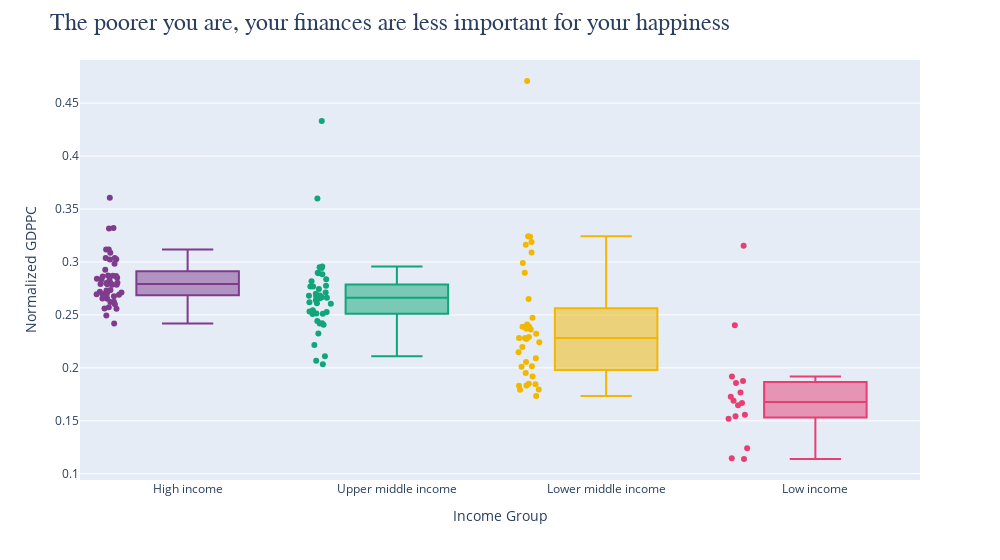

Here is the notebook cell this chart was saved with:
### Code cell
px.box(merged_df_2,
       x="Income_group",
       y="normalized_GDPPC",
       color="Income_group",
       color_discrete_sequence=px.colors.qualitative.Bold,         # This is for Income
       points="all",
       hover_data="Country",
       width=1000).update_layout(showlegend=False).update_layout(
           title={
               'text': "The poorer you are, your finances are less important for your happiness",  # Add your desired title here
               'font': {
                   'family': "Playfair Display",  # Specify the font family here
                    'size': 24  # You can adjust the size if needed
                    },
                    },
                    yaxis_title="Normalized GDPPC",
                    xaxis_title="Income Group",
    showlegend=False  # Hide the legend
)

### Figure 1 — Plotly figure (JSON) as saved in the notebook; plotly's stock layout.template omitted (floating-point values rounded to 4 significant figures)
{"data": [{"alignmentgroup": "True", "boxpoints": "all", "customdata": [["Finland"], ["Denmark"], ["Iceland"], ["Switzerland"], ["Netherlands"], ["Luxembourg"], ["Sweden"], ["Norway"], ["New Zealand"], ["Austria"], ["Australia"], ["Ireland"], ["Germany"], ["Canada"], ["United States"], ["United Kingdom"], ["Czechia"], ["Belgium"], ["France"], ["Bahrain"], ["Slovenia"], ["United Arab Emirates"], ["Saudi Arabia"], ["Singapore"], ["Romania"], ["Spain"], ["Uruguay"], ["Italy"], ["Malta"], ["Lithuania"], ["Slovakia"], ["Estonia"], ["Panama"], ["Latvia"], ["Chile"], ["Croatia"], ["Poland"], ["Kuwait"], ["Hungary"], ["Japan"], ["Portugal"], ["Greece"], ["South Korea"], ["North Cyprus"], ["Russia"], ["Hong Kong S.A.R. of China"], ["Bulgaria"]], "hovertemplate": "Income_group=%{x}<br>normalized_GDPPC=%{y}<br>Country=%{customdata[0]}<extra></extra>", "legendgroup": "High income", "marker": {"color": "rgb(127, 60, 141)"}, "name": "High income", "notched": false, "offsetgroup": "High income", "orientation": "v", "showlegend": true, "type": "box", "x": ["High income", "High income", "High income", "High income", "High income", "High income", "High income", "High income", "High income", "High income", "High income", "High income", "High income", "High income", "High income", "High income", "High income", "High income", "High income", "High income", "High income", "High income", "High income", "High income", "High income", "High income", "High income", "High income", "High income", "High income", "High income", "High income", "High income", "High income", "High income", "High income", "High income", "High income", "High income", "High income", "High income", "High income", "High income", "High income", "High income", "High income", "High income"], "x0": " ", "xaxis": "x", "y": [0.2419, 0.2557, 0.2562, 0.2697, 0.2623, 0.2984, 0.26, 0.2711, 0.2572, 0.2696, 0.2653, 0.3023, 0.2735, 0.2685, 0.2841, 0.2689, 0.2623, 0.2802, 0.2786, 0.2789, 0.273, 0.3038, 0.2867, 0.3316, 0.2654, 0.2792, 0.2495, 0.2837, 0.2851, 0.2799, 0.2716, 0.2828, 0.2718, 0.2803, 0.2675, 0.2784, 0.2871, 0.3118, 0.2871, 0.3039, 0.2926, 0.2863, 0.3119, 0.3321, 0.3087, 0.3607, 0.3026], "y0": " ", "yaxis": "y"}, {"alignmentgroup": "True", "boxpoints": "all", "customdata": [["Costa Rica"], ["Kosovo"], ["Brazil"], ["Guatemala"], ["Kazakhstan"], ["Serbia"], ["Mexico"], ["El Salvador"], ["Mauritius"], ["Argentina"], ["Thailand"], ["Moldova"], ["Jamaica"], ["Belarus"], ["Colombia"], ["Bosnia and Herzegovina"], ["Mongolia"], ["Dominican Republic"], ["Malaysia"], ["China"], ["Paraguay"], ["Peru"], ["Montenegro"], ["Ecuador"], ["Turkmenistan"], ["Armenia"], ["Libya"], ["Indonesia"], ["North Macedonia"], ["Albania"], ["South Africa"], ["Azerbaijan"], ["Algeria"], ["Ukraine"], ["Georgia"], ["Gabon"], ["Iraq"], ["Iran"], ["Turkey"], ["Namibia"], ["Botswana"]], "hovertemplate": "Income_group=%{x}<br>normalized_GDPPC=%{y}<br>Country=%{customdata[0]}<extra></extra>", "legendgroup": "Upper middle income", "marker": {"color": "rgb(17, 165, 121)"}, "name": "Upper middle income", "notched": false, "offsetgroup": "Upper middle income", "orientation": "v", "showlegend": true, "type": "box", "x": ["Upper middle income", "Upper middle income", "Upper middle income", "Upper middle income", "Upper middle income", "Upper middle income", "Upper middle income", "Upper middle income", "Upper middle income", "Upper middle income", "Upper middle income", "Upper middle income", "Upper middle income", "Upper middle income", "Upper middle income", "Upper middle income", "Upper middle income", "Upper middle income", "Upper middle income", "Upper middle income", "Upper middle income", "Upper middle income", "Upper middle income", "Upper middle income", "Upper middle income", "Upper middle income", "Upper middle income", "Upper middle income", "Upper middle income", "Upper middle income", "Upper middle income", "Upper middle income", "Upper middle income", "Upper middle income", "Upper middle income", "Upper middle income", "Upper middle income", "Upper middle income", "Upper middle income", "Upper middle income", "Upper middle income"], "x0": " ", "xaxis": "x", "y": [0.2407, 0.211, 0.2323, 0.2034, 0.2676, 0.2509, 0.2533, 0.2067, 0.2621, 0.2668, 0.2605, 0.242, 0.2215, 0.2682, 0.2512, 0.2545, 0.2418, 0.268, 0.2957, 0.2701, 0.2526, 0.2513, 0.2836, 0.2444, 0.2711, 0.2657, 0.2769, 0.2638, 0.2894, 0.2768, 0.2744, 0.2818, 0.2661, 0.2775, 0.295, 0.2942, 0.2609, 0.2885, 0.3598, 0.2898, 0.4331], "y0": " ", "yaxis": "y"}, {"alignmentgroup": "True", "boxpoints": "all", "customdata": [["Nicaragua"], ["Uzbekistan"], ["Honduras"], ["Philippines"], ["Kyrgyzstan"], ["Bolivia"], ["Vietnam"], ["Tajikistan"], ["Nepal"], ["Ivory Coast"], ["Bangladesh"], ["Laos"], ["Morocco"], ["Cameroon"], ["Senegal"], ["Guinea"], ["Ghana"], ["Cambodia"], ["Benin"], ["Comoros"], ["Nigeria"], ["Kenya"], ["Tunisia"], ["Pakistan"], ["Eswatini, Kingdom of"], ["Myanmar"], ["Sri Lanka"], ["Egypt"], ["Mauritania"], ["Jordan"], ["India"], ["Zambia"], ["Tanzania"], ["Lesotho"], ["Zimbabwe"], ["Lebanon"]], "hovertemplate": "Income_group=%{x}<br>normalized_GDPPC=%{y}<br>Country=%{customdata[0]}<extra></extra>", "legendgroup": "Lower middle income", "marker": {"color": "rgb(242, 183, 1)"}, "name": "Lower middle income", "notched": false, "offsetgroup": "Lower middle income", "orientation": "v", "showlegend": true, "type": "box", "x": ["Lower middle income", "Lower middle income", "Lower middle income", "Lower middle income", "Lower middle income", "Lower middle income", "Lower middle income", "Lower middle income", "Lower middle income", "Lower middle income", "Lower middle income", "Lower middle income", "Lower middle income", "Lower middle income", "Lower middle income", "Lower middle income", "Lower middle income", "Lower middle income", "Lower middle income", "Lower middle income", "Lower middle income", "Lower middle income", "Lower middle income", "Lower middle income", "Lower middle income", "Lower middle income", "Lower middle income", "Lower middle income", "Lower middle income", "Lower middle income", "Lower middle income", "Lower middle income", "Lower middle income", "Lower middle income", "Lower middle income", "Lower middle income"], "x0": " ", "xaxis": "x", "y": [0.1792, 0.2011, 0.1845, 0.2148, 0.1834, 0.2242, 0.2283, 0.1796, 0.183, 0.209, 0.2056, 0.241, 0.2387, 0.1917, 0.1849, 0.1734, 0.2281, 0.2196, 0.2015, 0.1951, 0.237, 0.2272, 0.2989, 0.2322, 0.2898, 0.2362, 0.3244, 0.3237, 0.2649, 0.3189, 0.309, 0.2474, 0.2291, 0.2389, 0.3162, 0.4709], "y0": " ", "yaxis": "y"}, {"alignmentgroup": "True", "boxpoints": "all", "customdata": [["Gambia"], ["Liberia"], ["Mozambique"], ["Niger"], ["Burkina Faso"], ["Uganda"], ["Mali"], ["Madagascar"], ["Chad"], ["Ethiopia"], ["Yemen"], ["Togo"], ["Malawi"], ["Sierra Leone"], ["Rwanda"], ["Afghanistan"]], "hovertemplate": "Income_group=%{x}<br>normalized_GDPPC=%{y}<br>Country=%{customdata[0]}<extra></extra>", "legendgroup": "Low income", "marker": {"color": "rgb(231, 63, 116)"}, "name": "Low income", "notched": false, "offsetgroup": "Low income", "orientation": "v", "showlegend": true, "type": "box", "x": ["Low income", "Low income", "Low income", "Low income", "Low income", "Low income", "Low income", "Low income", "Low income", "Low income", "Low income", "Low income", "Low income", "Low income", "Low income", "Low income"], "x0": " ", "xaxis": "x", "y": [0.152, 0.1242, 0.1145, 0.1139, 0.1668, 0.1688, 0.1768, 0.1544, 0.1557, 0.1858, 0.1646, 0.1875, 0.1728, 0.1919, 0.2402, 0.3153], "y0": " ", "yaxis": "y"}], "layout": {"boxmode": "overlay", "legend": {"title": {"text": "Income_group"}, "tracegroupgap": 0}, "margin": {"t": 60}, "showlegend": false, "title": {"font": {"family": "Playfair Display", "size": 24}, "text": "The poorer you are, your finances are less important for your happiness"}, "width": 1000, "xaxis": {"anchor": "y", "categoryarray": ["High income", "Upper middle income", null, "Lower middle income", "Low income"], "categoryorder": "array", "domain": [0, 1], "title": {"text": "Income Group"}}, "yaxis": {"anchor": "x", "domain": [0, 1], "title": {"text": "Normalized GDPPC"}}}}
